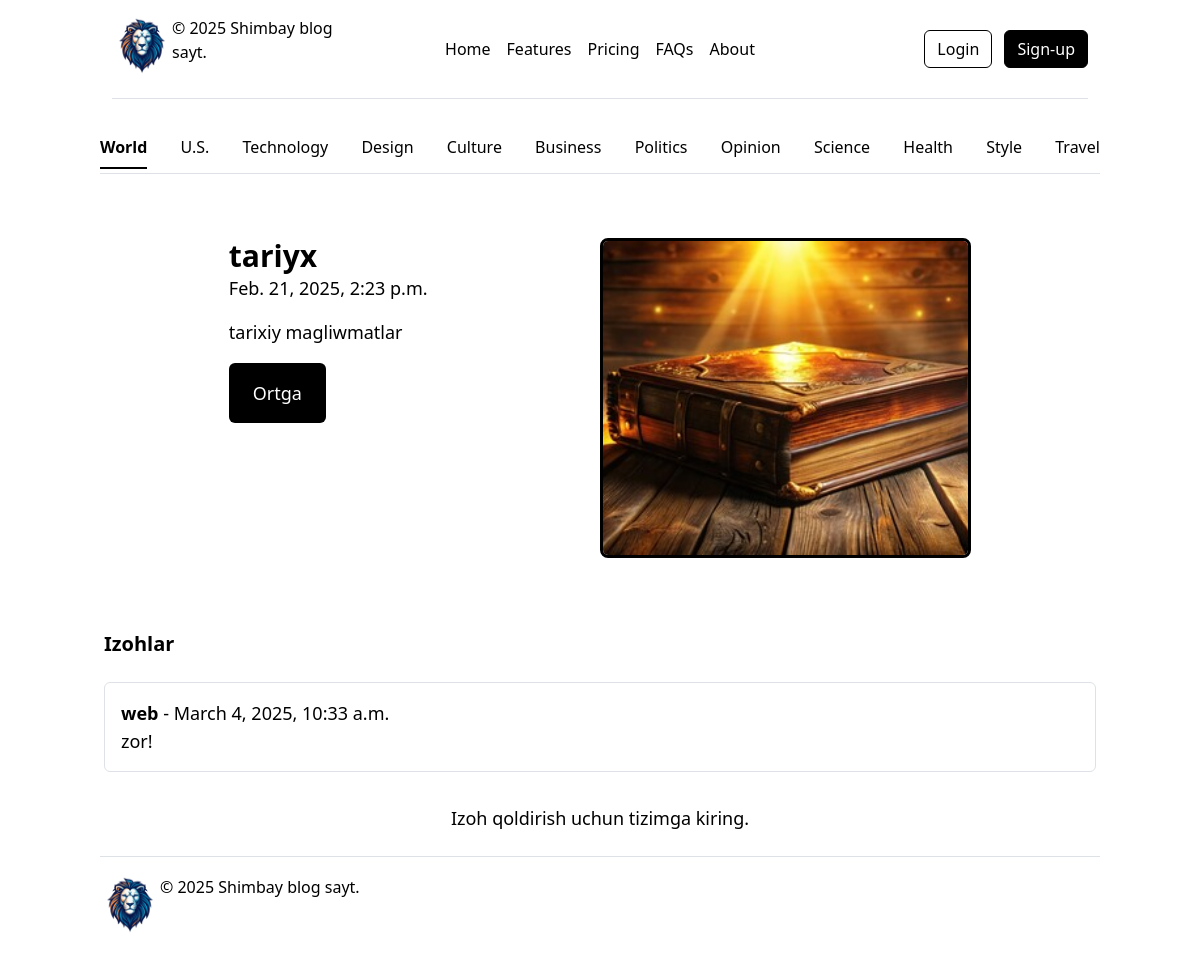
The page /detail/2/ on the database as committed earlier.
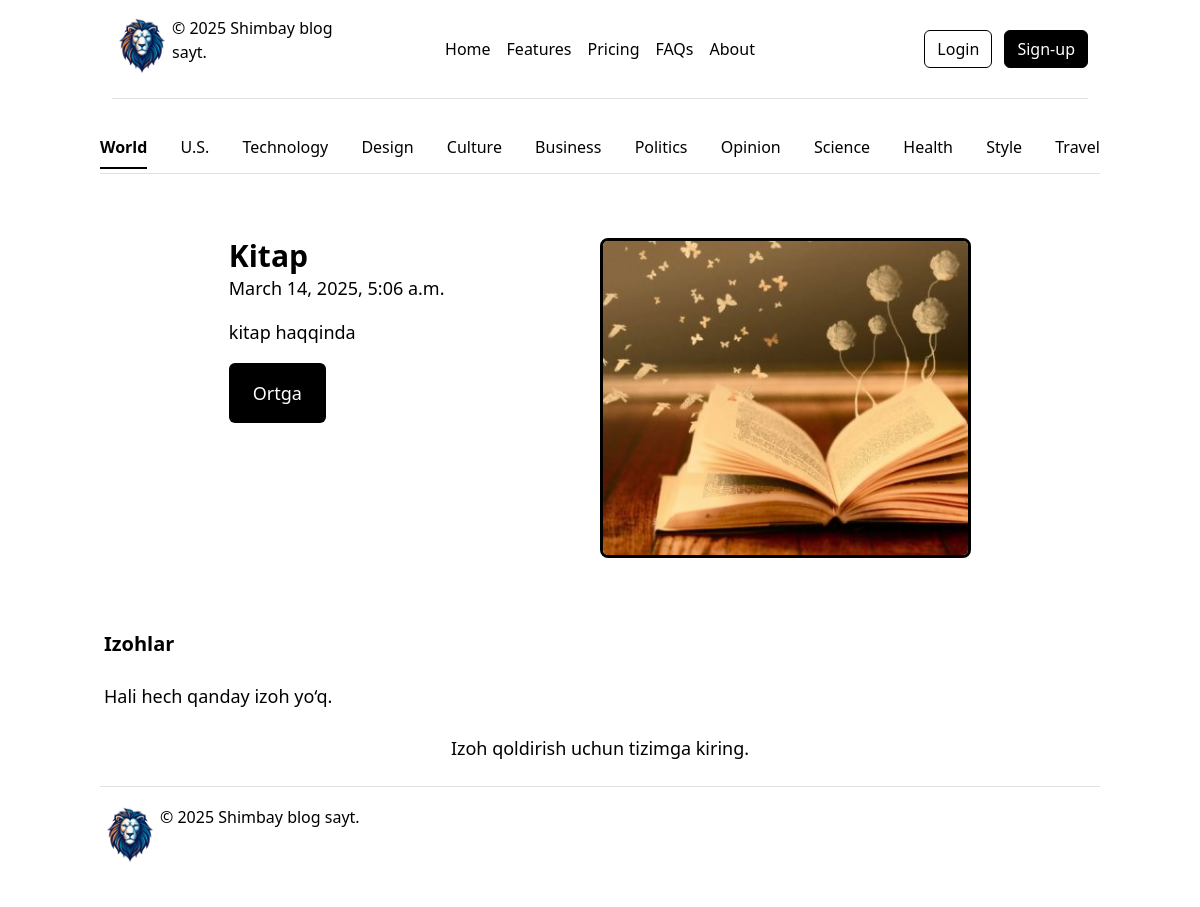
The same page on the database as committed later.
### darkweb/models.py (models this page shows, shortened)
class Blog(models.Model):
    author = models.ForeignKey(User,on_delete=models.CASCADE)
    image = models.FileField(upload_to='images',verbose_name='foto : ')
    description = models.TextField(verbose_name='blog haqqinda : ')
    location = models.CharField(max_length=100,verbose_name='location : ')
    title = models.CharField(max_length=100,verbose_name='blog tin ati :')
    published_date = models.DateTimeField(verbose_name='blog alinga waqit : ',auto_now_add=True)
    class Meta:
        verbose_name = 'Blog'
        verbose_name_plural = 'Bloglar'

class Comments(models.Model):
    comment_text = models.TextField(verbose_name='comment text')
    username = models.ForeignKey(User,on_delete=models.CASCADE)
    blog = models.ForeignKey(Blog,on_delete=models.CASCADE)
    published_date = models.DateTimeField(auto_now_add=True)
    class Meta:
        verbose_name = 'Izoh'
        verbose_name_plural = 'Izohlar'

### darkweb/views.py (the view)
# urls.py: path('detail/<int:id>/', views.detail, name='detail'),
def detail(request, id):
    blog = get_object_or_404(Blog, id=id)
    comments = Comments.objects.filter(blog=blog).order_by('-published_date')
    if request.method == "POST":
        form = BlogCommentForm(request.POST)
        if form.is_valid():
            comment = form.save(commit=False)
            comment.username = request.user  # Foydalanuvchini qo‘shamiz
            comment.blog = blog  # Blogni belgilaymiz
            comment.save()
            return redirect('detail', id=blog.id)
    else:
        form = BlogCommentForm()
    return render(request, 'detail.html', {'blog': blog, 'comments': comments, 'form': form})

### templates/detail.html
{% extends 'base.html' %}
{% block content %}
<section style="background-color: #fff; color: #000;" class="body-font overflow-hidden">
    <div class="container px-5 py-12 mx-auto">
        <div class="lg:w-4/5 mx-auto flex flex-wrap">
            <div class="lg:w-1/2 w-full lg:pr-8">
                <h2 class="text-3xl font-bold">{{ blog.title }}</h2>
                <p class="text-lg">{{ blog.published_date }}</p>
                <p class="leading-relaxed my-3 text-lg">{{ blog.description }}</p>
                <a href="{% url 'home' %}" class="inline-block">
                    <button class="text-white bg-black py-3 px-6 rounded hover:bg-gray-800 text-lg">Ortga</button>
                </a>
            </div>
            <div class="lg:w-1/2 w-full">
                <img src="{{ blog.image.url }}" alt="{{ blog.title }}" class="w-full h-80 object-cover rounded-lg" style="border: 3px solid black;">
            </div>
        </div>
    </div>
</section>
<section style="background-color: #fff; color: #000;" class="py-6">
  <div class="container px-3 mx-auto">
      <h2 class="text-xl font-semibold mb-4">Izohlar</h2>
      {% for comment in comments %}
          <div class="mb-2 p-3 border border-gray-700 rounded-md text-lg bg-white text-black">
              <p><b>{{ comment.username }}</b> - {{ comment.published_date }}</p>
              <p>{{ comment.comment_text }}</p>
          </div>
      {% empty %}
          <p class="text-lg">Hali hech qanday izoh yo‘q.</p>
      {% endfor %}
  </div>
</section>
{% if user.is_authenticated %}
<section style="background-color: #fff; color: #000;" class="py-6">
  <div class="container px-3 mx-auto">
      <h2 class="text-xl font-semibold mb-4">Izoh qoldirish</h2>
      <form method="post" class="p-3 rounded-md text-lg border border-gray-700 bg-white text-black">
          {% csrf_token %}
          <div class="mb-3">
              <label for="comment_text" class="block text-lg font-medium">Izohingiz</label>
              <textarea id="comment_text" name="comment_text" rows="4" class="w-full p-2 border border-gray-500 rounded text-black bg-white"></textarea>
          </div>
          <div class="flex space-x-2">
              <button type="submit" class="text-white bg-black py-2 px-4 rounded hover:bg-gray-800 text-lg">
                  Jo‘natish
              </button>
              <a href="{% url 'update' blog.id %}">
                  <button type="button" class="text-white bg-blue-600 py-2 px-4 rounded hover:bg-blue-800 text-lg" style="background-color: #000;">
                      Yangilash
                  </button>
              </a>
          </div>
      </form>
  </div>
</section>
{% else %}
<p class="text-center text-lg" style="color: #000;">Izoh qoldirish uchun <a href="{% url 'login' %}" style="color: #000;">tizimga kiring</a>.</p>
{% endif %}
{% endblock %}

Rows that differ between the two databases and show on the page:
removed Comments: username "web", published_date "March 4, 2025, 10:33 a.m.", comment_text "zor!"
changed Blog: title "tariyx" → "Kitap"; published_date "Feb. 21, 2025, 2:23 p.m." → "March 14, 2025, 5:06 a.m."; description "tarixiy magliwmatlar" → "kitap haqqinda"; image: a different picture
Other text that changed with them:
text now shown: "Hali hech qanday izoh yo‘q."
